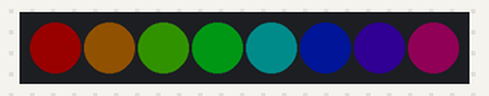
The program below on a simulated MicroPython board. On the bench: 8 RGB LEDs in strip order, left to right. Dim RGB values are drawn brighter than linear.

Above: at 0.15 s.
At 5.26 s:
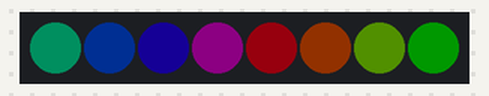
At 10.37 s:
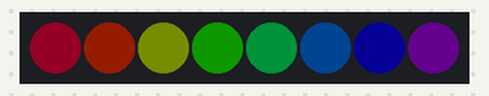
At 18.48 s:
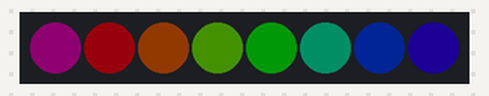
At 29.31 s:
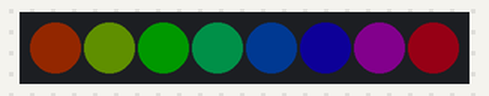
At 39.83 s:
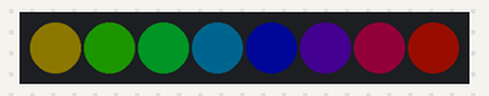
Timing chart, 0 to 40.0 s (numbered marks = the images above):
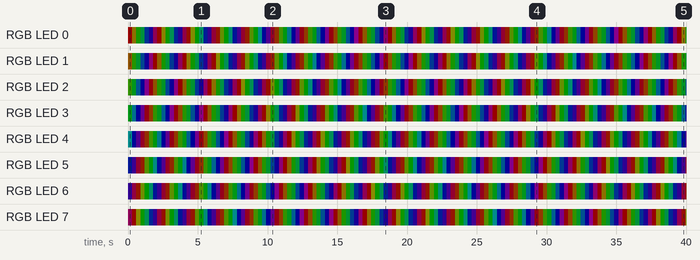

Measured:
- by itself, RGB LED 1: off → RGB(16, 9, 0) at 0.00 s, → RGB(5, 20, 0) 0.30 s later, → RGB(0, 19, 6) 0.30 s later, → RGB(0, 8, 17) 0.30 s later, … (134 changes in this stretch)
- by itself, RGB LED 2: off → RGB(6, 18, 0) at 0.00 s, → RGB(0, 21, 4) 0.30 s later, → RGB(0, 9, 15) 0.30 s later, → RGB(1, 0, 24) 0.30 s later, … (134 changes in this stretch)

The program:

06.2_Rainbow_light.py
```python
from machine import Pin
import neopixel
import time
pin = Pin(2, Pin.OUT)
np = neopixel.NeoPixel(pin, 8)

brightness=0.1         #brightness: 0-1.0
red=0                  #red
green=0                #green
blue=0                 #blue

def wheel(pos):
    global red,green,blue
    WheelPos=pos%255
    if WheelPos<85:
        red=(255-WheelPos*3)
        green=(WheelPos*3)
        blue=0
    elif WheelPos>=85 and WheelPos<170:
        WheelPos -= 85;
        red=0
        green=(255-WheelPos*3)
        blue=(WheelPos*3)
    else :
        WheelPos -= 170;
        red=(WheelPos*3)
        green=0
        blue=(255-WheelPos*3)

while True:
    for i in range(0,255):
        for j in range(0,8):
            wheel(i+j*255//8)
            np[j]=(int(red*brightness),int(green*brightness),int(blue*brightness))
            np.write()
        time.sleep_ms(5)
```
